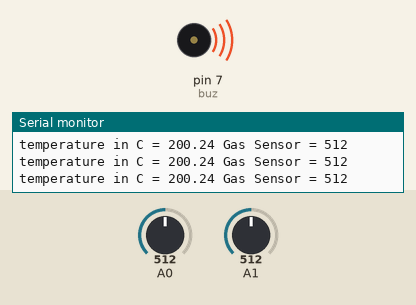
Bench run of a sketch on a simulated Arduino Uno, built with avr-gcc and run on an emulated ATmega328P. On the bench: buzzer (waves = sounding, pin HIGH), the last lines printed to the serial monitor. The test bench sets the inputs (shaded band); at power-on: A0 = 512, A1 = 512.

Above: at 1.3 s.
1.4 s: A0 set to 214
2.9 s: A0 set to 190
At 4.2 s:
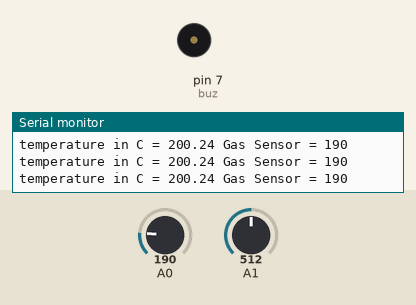
4.5 s: A0 set to 210
At 5.6 s:
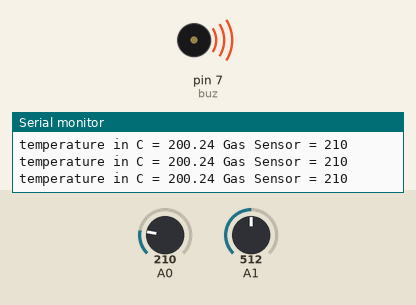
6.0 s: A0 set to 122
At 6.9 s:
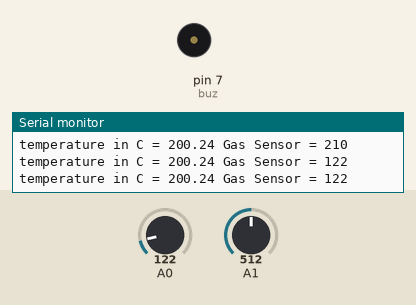
Timing chart, 0 to 8.5 s (numbered marks = the images above; inputs shaded):
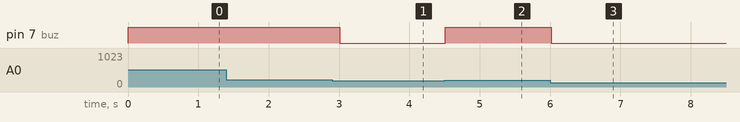

The sketch:

_fire_alarm_system_20191ist0002_20191ist0010_20191ist01981.ino
```cpp
//Fire Alarm System 20191IST0002,20191IST0010,20191IST0198
float temp;
float vo;
float vo1;
int gas_sensor;

int buz=7;

void setup(){
pinMode(A0,INPUT);
pinMode(A1,INPUT);
pinMode(buz,OUTPUT);
Serial.begin(9600);
}

void loop(){
vo=analogRead(A1);
//Convert the raw data value(0 - 1023) to voltage(0.0V - 5.0V)
vo1=vo*(5.0/1023.0);
//conert voltage value to temperature in celcius
temp=100.0*vo1-50.0;
gas_sensor=analogRead(A0);
if(temp>=80){

  digitalWrite(buz,HIGH);
}
else{

  digitalWrite(buz,LOW);
}
if(gas_sensor>=200){

  digitalWrite(buz,HIGH);
}
else{

  digitalWrite(buz,LOW);
}
Serial.print("temperature in C =");
Serial.print(" ");
Serial.print(temp);
Serial.print(" ");
Serial.print("Gas Sensor =");
Serial.print(" ");
Serial.print(gas_sensor);
Serial.println();
delay(500);
}
```

Measured:
- the behaviour switches between 200 and 199 on A0 (found by bisection; images 0 and 1)
- after the input at 2.9 s, pin 7 (buz): HIGH → LOW after 0.11 s
- after the input at 4.5 s, pin 7 (buz): LOW → HIGH at once
- after the input at 6.0 s, pin 7 (buz): HIGH → LOW at once
